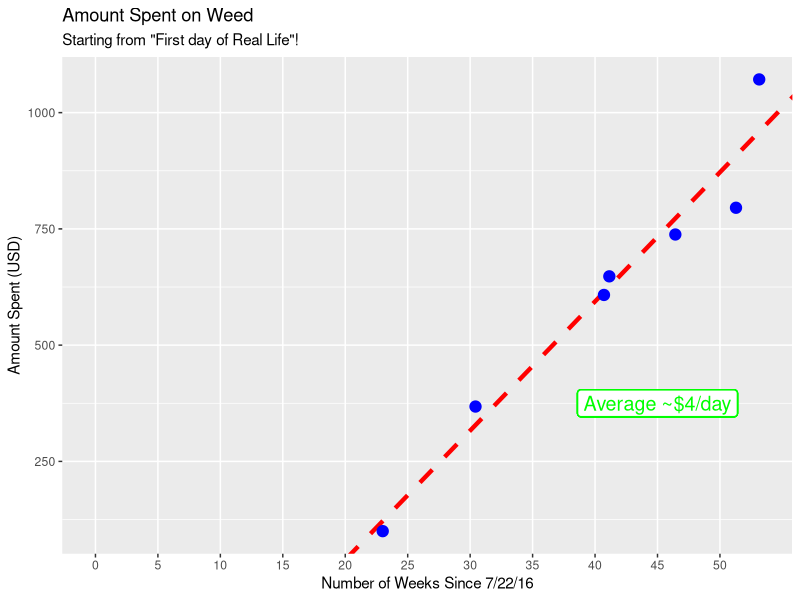
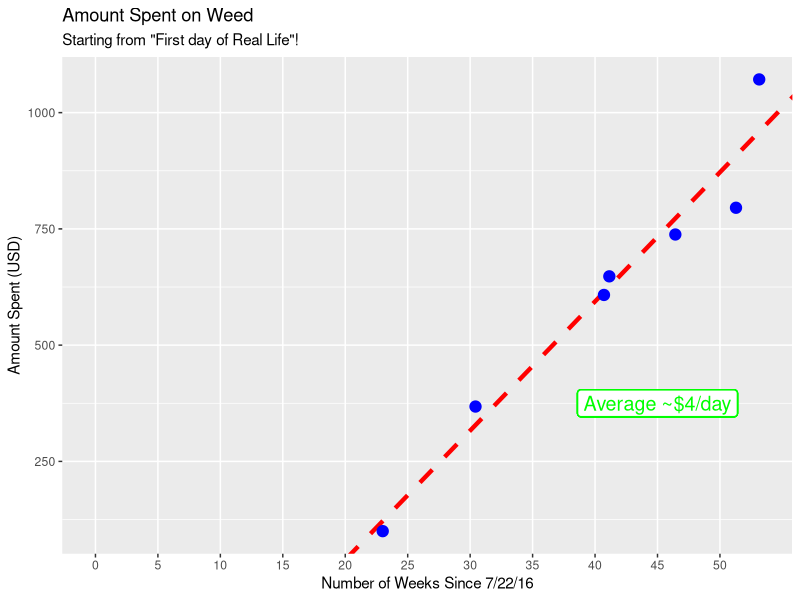

Generate these figures, in order, with R: (Note: this script raises an error after producing the figures.)
setwd("~/Developer/data-visualization-projects/WeedSpendings")

library(ggplot2)
library(stats)

# read data
data = read.csv("data.csv")
firstDate = as.Date("2016-07-22")

# modify data
data$card = NULL
data = data[order(data$date),]
data$total = cumsum(data$amount)
data$daysSince = as.numeric(as.Date(data$date) - rep(firstDate, length(data$date)))
data$daysSinceFirst = as.numeric(as.Date(data$date) - rep(as.Date(data$date[1]), length(data$date)))

# plot
plotData = data.frame(x0=data$daysSinceFirst, x1=data$daysSince, y=data$total)

xscale = seq(0,max(plotData$x1),5*7)
yscale = seq(0,max(plotData$y),250)

coeff = coefficients(lm(plotData$y~plotData$x1))
slope = coeff[2]
intercept = coeff[1]

ggplot(data=plotData) +
  geom_abline(intercept = intercept, slope = slope, color="red", linetype="dashed", size=1.5) +
  geom_point(aes(x=x1, y=y), color="blue", size=3.5) +
  geom_label(x=45*7, y=375, label=paste0("Average ~$", round(slope,1), "/day"), color="green", size=5, label.size=0.5) +
  scale_x_continuous(limits=c(0,max(plotData$x1)), breaks=xscale, minor_breaks=NULL, labels=xscale/7) +
  scale_y_continuous(breaks=yscale, labels=yscale) +
  labs(
    title = "Amount Spent on Weed",
    subtitle = "Starting from \"First day of Real Life\"!",
    x = "Number of Weeks Since 7/22/16",
    y = "Amount Spent (USD)"
  )
ggsave("plot.png", width=8, height=6, units="in", dpi=1000)

###############################################################################
# (Experimental) Fill Missing Rows
###############################################################################
fillRows = function(startDate, endDate, startVal, endVal, trim) {
  dates = seq(from=startDate, to=endDate, by=1)
  
  vals = rep(startVal, length(dates)-1)
  vals = c(vals, endVal)
  
  if (trim) {
    dates = dates[-1]
    vals = vals[-1]
  }
  
  temp = data.frame(date=dates, total=vals)
  temp
}

dataLong = data.frame(row.names = c("date", "total"))
for (i in 1:(length(data$date)-1)) {
  startDate = as.Date(data$date[i])
  endDate = as.Date(data$date[i+1])
  
  startVal = data[i,3]
  endVal = data[i+1,3]
  
  temp = c()
  if (i > 1) {
    temp = fillRows(startDate, endDate, startVal, endVal, TRUE)
  } else {
    temp = fillRows(startDate, endDate, startVal, endVal, FALSE)
  }
  dataLong = rbind(dataLong, temp)
}

# prepend start dates
firstDate = as.Date("2016-07-22")
firtVal = 0
startDate = as.Date(data[1,1])
startVal = data[1,3]
prepend = fillRows(firstDate, startDate, firtVal, startVal, FALSE)
prepend = prepend[-nrow(prepend),]
dataLong = rbind(prepend, dataLong)

# append end dates
endDate = as.Date(data[length(data$date),1])
endVal = data[length(data$date),3]
lastDate = today()
append = fillRows(endDate, lastDate, endVal, endVal, TRUE)
dataLong = rbind(dataLong, append)

# days since
dataLong$daysSince = 0:(nrow(dataLong)-1)
